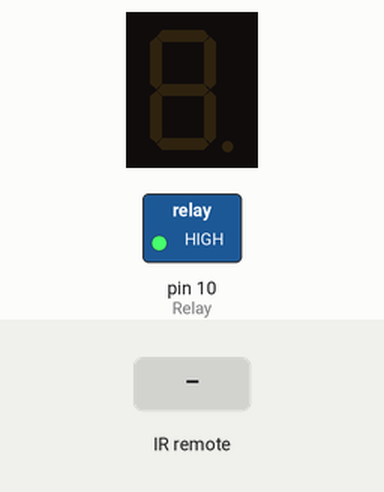
A sketch run on a simulated Arduino Uno, built with avr-gcc and run on an emulated ATmega328P. Shown: 1-digit seven-segment display, switched loads named in the sketch (green lamp = pin HIGH). Wiring (inferred from the names in the program): 1-digit 7-segment display, segments lit when HIGH: segments pin 2, pin 3, pin 4, pin 5, pin 6, pin 8, pin 9, pin 11. The test bench sets the inputs (shaded band). The segment pins are drawn as the display they are named for; pins used as bus, display or sensor lines are not drawn.

Above: at 1.2 s.
1.3 s: infrared code 0xE0E050AF received
At 9.5 s:
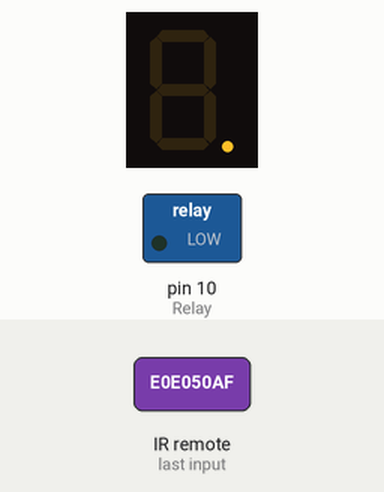
9.8 s: infrared code 0xE0E0708F received
At 12.7 s:
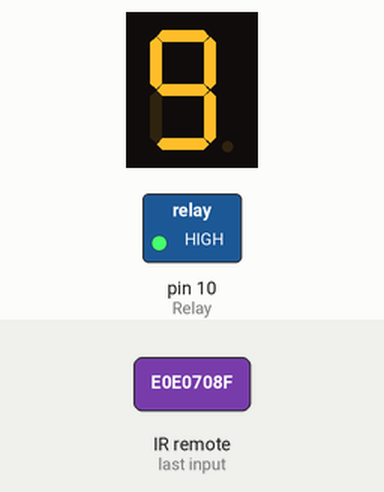
Timing chart, 0 to 14.2 s (numbered marks = the images above; inputs shaded):
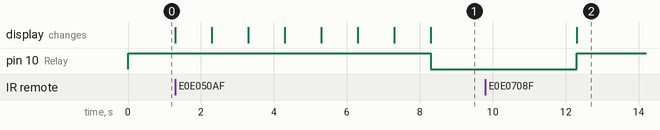

The sketch:

BronCode.ino
```cpp
#include <IRremote.h>

const int RECV_PIN = 7;
IRrecv irrecv(RECV_PIN);
decode_results results;
const int Relay = 10;
const int RedPin = 11;
int a = 2;  //For displaying segment "a"
int b = 3;  //For displaying segment "b"
int c = 4;  //For displaying segment "c"
int d = 5;  //For displaying segment "d"
int e = 6;  //For displaying segment "e"
int f = 8;  //For displaying segment "f"
int g = 9;  //For displaying segment "g"

void setup(){
  irrecv.enableIRIn();
  irrecv.blink13(true);
  pinMode(Relay, OUTPUT);
  pinMode(RedPin, OUTPUT);
  digitalWrite(Relay, HIGH);
  digitalWrite(RedPin, LOW);
  pinMode(a, OUTPUT);  //A
  pinMode(b, OUTPUT);  //B
  pinMode(c, OUTPUT);  //C
  pinMode(d, OUTPUT);  //D
  pinMode(e, OUTPUT);  //E
  pinMode(f, OUTPUT);  //F
  pinMode(g, OUTPUT);  //G
}

void displayDigit(int digit)
{
 //Conditions for displaying segment a
 if(digit!=1 && digit != 4)
 digitalWrite(a,HIGH);

 //Conditions for displaying segment b
 if(digit != 5 && digit != 6)
 digitalWrite(b,HIGH);

 //Conditions for displaying segment c
 if(digit !=2)
 digitalWrite(c,HIGH);

 //Conditions for displaying segment d
 if(digit != 1 && digit !=4 && digit !=7)
 digitalWrite(d,HIGH);

 //Conditions for displaying segment e
 if(digit == 2 || digit ==6 || digit == 8 || digit==0)
 digitalWrite(e,HIGH);

 //Conditions for displaying segment f
 if(digit != 1 && digit !=2 && digit!=3 && digit !=7)
 digitalWrite(f,HIGH);
 if (digit!=0 && digit!=1 && digit !=7)
 digitalWrite(g,HIGH);

}
void turnOff()
{
  digitalWrite(a,LOW);
  digitalWrite(b,LOW);
  digitalWrite(c,LOW);
  digitalWrite(d,LOW);
  digitalWrite(e,LOW);
  digitalWrite(f,LOW);
  digitalWrite(g,LOW);
}


void loop() {
  if (irrecv.decode(&results)){

  switch(results.value){
  for(int i=0;i<10;i++)
 {
   displayDigit(i);
   delay(1000);
   turnOff();
 }

}
  switch(results.value){
     case  0xE0E040BF: //Keypad button "power"
     digitalWrite(Relay, LOW);
     digitalWrite(RedPin, HIGH);
     delay(4000);
     digitalWrite(Relay, HIGH);
     digitalWrite(RedPin, LOW);
}
  switch(results.value){
     case 0xE0E0708F: //Keypad button "9"
  for(int i=10;i>0;i--)
 {
   displayDigit(i);
   delay(1000);
   turnOff();
 }

  if(int i=1){
      delay(1000);
     digitalWrite(Relay, LOW);
     digitalWrite(RedPin, HIGH);
     delay(4000);
     digitalWrite(Relay, HIGH);
     digitalWrite(RedPin, LOW);
}
}
  switch(results.value){
     case 0xE0E050AF: //Keypad button "6"
  for(int i=6;i>0;i--)
 {
   displayDigit(i);
   delay(1000);
   turnOff();
 }

  if(int i=1){
      delay(1000);
     digitalWrite(Relay, LOW);
     digitalWrite(RedPin, HIGH);
     delay(4000);
     digitalWrite(Relay, HIGH);
     digitalWrite(RedPin, LOW);
}
}
  switch(results.value){
     case 0xE0E0609F: //Keypad button "3"
  for(int i=3;i>0;i--)
 {
   displayDigit(i);
   delay(1000);
   turnOff();
 }

  if(int i=1){
      delay(1000);
     digitalWrite(Relay, LOW);
     digitalWrite(RedPin, HIGH);
     delay(4000);
     digitalWrite(Relay, HIGH);
     digitalWrite(RedPin, LOW);
       }
     }
irrecv.resume();
   }
}
```

Measured:
- after the input at 1.3 s, pin 10 (Relay): HIGH → LOW after 7.0 s; the display: first changes at once (image 1 shows a later state)
- after the input at 9.8 s, the display: first differs from a run without the input after 2.5 s (image 2)
